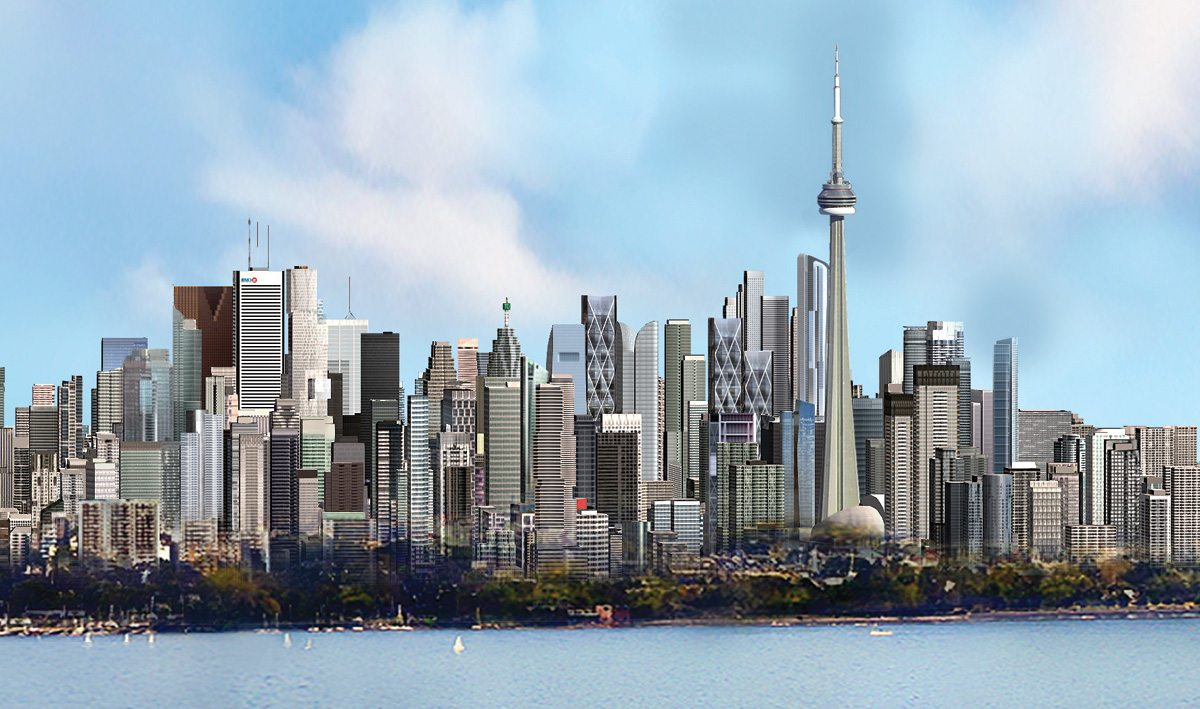
#> input picture fina_exam_review/toronto-skyline.jpg, 1200 x 709 px
$ python imm_convolution.py
#> lines starting #> are read from the running program, lines starting #| are printed output that depends on the picture; long printed decimals are rounded
import numpy as np
import scipy
import skimage.io
from skimage import io, viewer
import random


def convolve2d(image, kernel):
    '''
    This function takes an image and a kernel
    and returns the convolution of them \n

    Args:\n
    \t  image: a numpy array of size [image_height, image_width]
    \t  kernel: a numpy array of size [kernel_height, kernel_width]
    Returns:\n
    \t  a numpy array of size [image_height, image_width] ( convolution output )
    '''

    kernel = np.flipud(np.fliplr(kernel))  # Flip kernel left right and up down
    output = np.zeros_like(image)  # convolution output

    # Avoid problems of edges by zero padding the image
    # Create the image of zeroes two pixels bigger in both rows and columns
    image_padded = np.zeros((image.shape[0] + 2, image.shape[1] + 2))
    image_padded[1:-1, 1:-1] = image

    for m in range(image.shape[1]):
        for n in range(image.shape[0]):
            # element-wise multiplication of the kernel and the image
            # and then add up the multiplications
            output[n, m] = (kernel*image_padded[n:n+3, m:m+3]).sum()

    return output


img = io.imread('toronto-skyline.jpg', as_gray=True)  # load image as grayscale
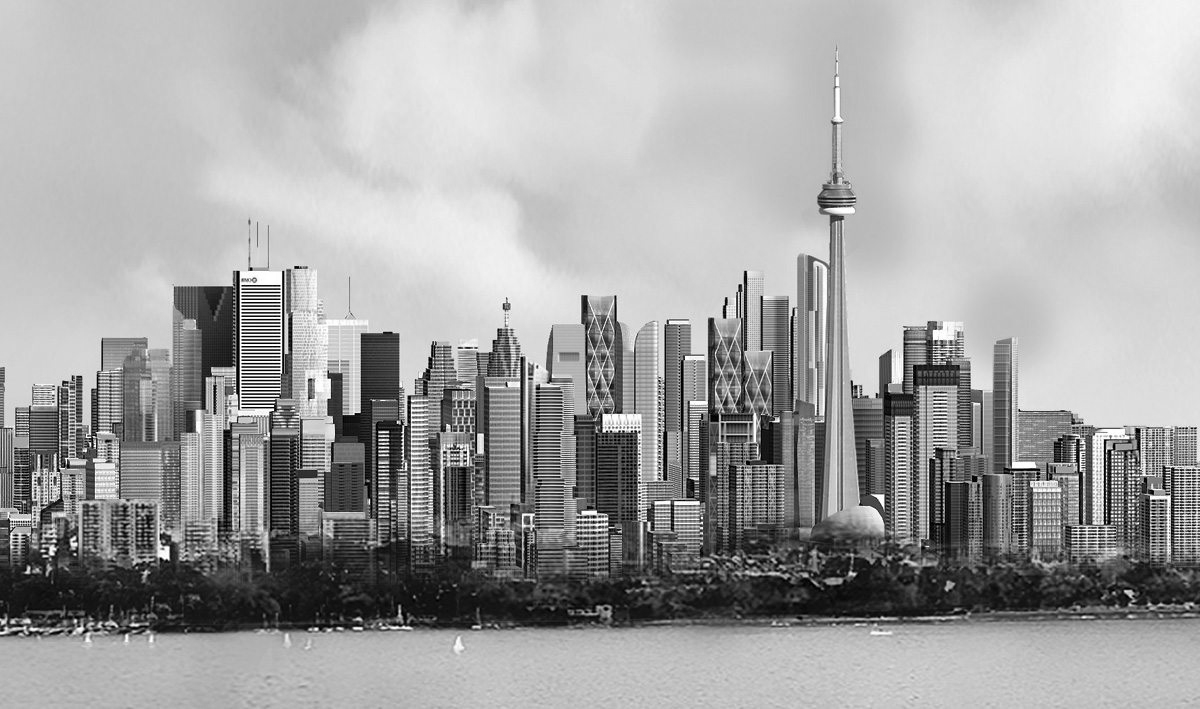
#> img: shape (709, 1200) float64; min 0, max 1, mean 0.642
print('image matrix size: ', img.shape)  # print the size of the image
#| image matrix size:  (709, 1200)
print('\n First 5 columns and rows of the image matrix: \n', img[:5, :5]*255)
#|  First 5 columns and rows of the image matrix:
#|  [[208.6362 208.6362 208.6362 208.6362 208.6362]
#|  [208.6362 208.6362 208.6362 208.6362 208.6362]
#|  [208.6362 208.6362 208.6362 208.6362 208.6362]
#|  [208.6362 208.6362 208.6362 208.6362 208.6362]
#|  [208.6362 208.6362 208.6362 208.6362 208.6362]]
viewer.ImageViewer(img).show()  # plot the image
#> (this line was passed over: skimage is not available in this run)


# Convolve the image with a filter that blurs the image...
blur_filter = np.array([[1, 1, 1], [1, 1, 1], [1, 1, 1]])/9.0
edge_filter = np.array([[-1, -1, -1], [-1, 8, -1], [-1, -1, -1]])
sharpen_filter = np.array([[0, -1, 0], [-1, 5, -1], [0, -1, 0]])

random.seed()
rand_num = random.random()
random_filter = np.array([[7, 9, 23],
                          [76, 91, 7],
                          [64, 90, 32]])/255

# image_sharpen = convolve2d(img, sharpen_filter);
image_sharpen = scipy.signal.convolve2d(img, random_filter, 'same')
print('\n First 5 columns and rows of the image_sharpen matrix: \n',
      image_sharpen[:5, :5]*255)
#|  First 5 columns and rows of the image_sharpen matrix:
#|  [[149.727 174.273 174.273 174.273 174.273]
#|  [275.727 326.454 326.454 326.454 326.454]
#|  [275.727 326.454 326.454 326.454 326.454]
#|  [275.727 326.454 326.454 326.454 326.454]
#|  [275.727 326.454 326.454 326.454 326.454]]

viewer.ImageViewer(image_sharpen).show()
#> (this line was passed over: skimage is not available in this run)
print('DONE')
